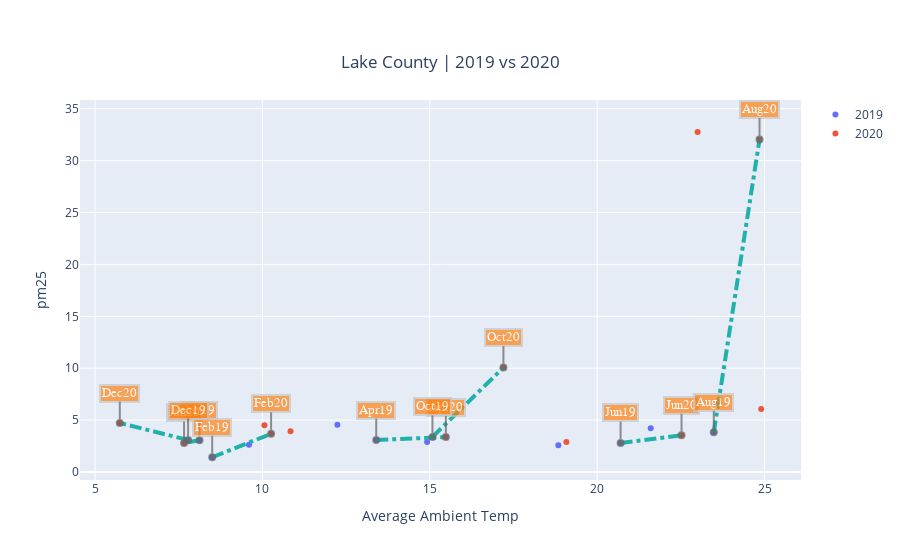

Notebook code cell kept with this figure:
### Code cell
ds1=ds1.resample('M', label='right', closed = 'right', on='date_gmt').mean().reset_index().sort_values(by='date_gmt')
ds2=ds2.resample('M', label='right', closed = 'right', on='date_gmt').mean().reset_index().sort_values(by='date_gmt')
ds01=ds01.resample('M', label='right', closed = 'right', on='date_gmt').mean().reset_index().sort_values(by='date_gmt')
ds02=ds02.resample('M', label='right', closed = 'right', on='date_gmt').mean().reset_index().sort_values(by='date_gmt')

### 2019 ###
xlist = ds2["sample_measurement"]
xlist = np.asarray(xlist)
ylist = ds02["sample_measurement"]
ylist = np.asarray(ylist)
merged_list = tuple(zip(xlist, ylist))

### 2020 ###
xlist1 = ds1["sample_measurement"]
xlist1 = np.asarray(xlist1)
ylist1 = ds01["sample_measurement"]
ylist1 = np.asarray(ylist1)
merged_list1 = tuple(zip(xlist1, ylist1))

fig= go.Figure()


fig.add_trace(go.Scatter(x=ds2["sample_measurement"], y=ds02["sample_measurement"], mode = 'markers', name="2019"))

fig.add_trace(go.Scatter(x=ds1["sample_measurement"], y=ds01["sample_measurement"], mode = 'markers', name="2020"))


month_19 = ['Jan19','Feb19','Mar19','Apr19','May19','Jun19','Jul19','Aug19','Sep19','Oct19','Nov19','Dec19']
month_20 = ['Jan20','Feb20','Mar20','Apr20','May20','Jun20','Jul20','Aug20','Sep20','Oct20','Nov20','Dec20']
num_month = [0,1,3,5,7,9,11] 

month_list = list(map(lambda x, y:(x,y), month_19, month_20)) 

for i in num_month:
    fig.add_annotation(
                x=merged_list[i][0],
                y=merged_list[i][1],
                text= month_list[i][0],
    showarrow=True,
            font=dict(
                family="Courier New, monospace",
                size=13,
                color="#ffffff"
                ),
            align="center",
            arrowhead=6,
            arrowsize=1,
            arrowwidth=2,
            arrowcolor="#636363",
            ax=0,
            ay=-30,
            bordercolor="#c7c7c7",
            borderwidth=2,
            borderpad=1,
            bgcolor="#ff7f0e",
            opacity=0.7)


    fig.add_annotation(
                x=merged_list1[i][0],
                y=merged_list1[i][1],
                text= month_list[i][1],
    showarrow=True,
            font=dict(
                family="Courier New, monospace",
                size=13,
                color="#ffffff"
                ),
            align="center",
            arrowhead=6,
            arrowsize=1,
            arrowwidth=2,
            arrowcolor="#636363",
            ax=0,
            ay=-30,
            bordercolor="#c7c7c7",
            borderwidth=2,
            borderpad=1,
            bgcolor="#ff7f0e",
            opacity=0.7)

    fig.update_annotations(visible=True)

###################################### joining corresponding months #################

for i in num_month:
    fig.add_shape(type="line",
    x0=merged_list[i][0], y0=merged_list[i][1], x1=merged_list1[i][0], y1=merged_list1[i][1],
    line=dict(
        color="LightSeaGreen",
        width=4,
        dash="dashdot",
    )
             )

####################################################################################
fig.update_layout(
    showlegend=True,
    title={
        'text': f" {county_name} | {y2} vs {y1}",
        'y':0.9,
        'x':0.5,
        'xanchor': 'center',
        'yanchor': 'top'},
    xaxis_title=f"{name0}",
    yaxis_title=f"{name}",
    annotations=[
        dict(
            xref="x",
            yref="y",
        )
    ]
)
fig.show()
fig.write_html(f"{county_name}_temp_{name}_{y2}-{y1}.html")

### Figure 1 — Plotly figure (JSON) as saved in the notebook; plotly's stock layout.template omitted (floating-point values rounded to 4 significant figures)
{"data": [{"mode": "markers", "name": "2019", "type": "scatter", "x": [8.12, 8.5, 9.6, 13.4, 14.92, 20.7, 21.6, 23.48, 18.84, 15.08, 12.24, 7.78], "y": [3.06, 1.42, 2.62, 3.08, 2.9, 2.8, 4.22, 3.817, 2.58, 3.38, 4.54, 3.08]}, {"mode": "markers", "name": "2020", "type": "scatter", "x": [7.66, 10.26, 10.84, 15.48, 19.08, 22.52, 24.9, 24.85, 23.0, 17.2, 10.06, 5.74], "y": [2.8, 3.68, 3.92, 3.36, 2.9, 3.54, 6.06, 32.03, 32.76, 10.06, 4.5, 4.72]}], "layout": {"annotations": [{"align": "center", "arrowcolor": "#636363", "arrowhead": 6, "arrowsize": 1, "arrowwidth": 2, "ax": 0, "ay": -30, "bgcolor": "#ff7f0e", "bordercolor": "#c7c7c7", "borderpad": 1, "borderwidth": 2, "font": {"color": "#ffffff", "family": "Courier New, monospace", "size": 13}, "opacity": 0.7, "showarrow": true, "text": "Jan19", "visible": true, "x": 8.12, "xref": "x", "y": 3.06, "yref": "y"}, {"align": "center", "arrowcolor": "#636363", "arrowhead": 6, "arrowsize": 1, "arrowwidth": 2, "ax": 0, "ay": -30, "bgcolor": "#ff7f0e", "bordercolor": "#c7c7c7", "borderpad": 1, "borderwidth": 2, "font": {"color": "#ffffff", "family": "Courier New, monospace", "size": 13}, "opacity": 0.7, "showarrow": true, "text": "Jan20", "visible": true, "x": 7.66, "xref": "x", "y": 2.8, "yref": "y"}, {"align": "center", "arrowcolor": "#636363", "arrowhead": 6, "arrowsize": 1, "arrowwidth": 2, "ax": 0, "ay": -30, "bgcolor": "#ff7f0e", "bordercolor": "#c7c7c7", "borderpad": 1, "borderwidth": 2, "font": {"color": "#ffffff", "family": "Courier New, monospace", "size": 13}, "opacity": 0.7, "showarrow": true, "text": "Feb19", "visible": true, "x": 8.5, "xref": "x", "y": 1.42, "yref": "y"}, {"align": "center", "arrowcolor": "#636363", "arrowhead": 6, "arrowsize": 1, "arrowwidth": 2, "ax": 0, "ay": -30, "bgcolor": "#ff7f0e", "bordercolor": "#c7c7c7", "borderpad": 1, "borderwidth": 2, "font": {"color": "#ffffff", "family": "Courier New, monospace", "size": 13}, "opacity": 0.7, "showarrow": true, "text": "Feb20", "visible": true, "x": 10.26, "xref": "x", "y": 3.68, "yref": "y"}, {"align": "center", "arrowcolor": "#636363", "arrowhead": 6, "arrowsize": 1, "arrowwidth": 2, "ax": 0, "ay": -30, "bgcolor": "#ff7f0e", "bordercolor": "#c7c7c7", "borderpad": 1, "borderwidth": 2, "font": {"color": "#ffffff", "family": "Courier New, monospace", "size": 13}, "opacity": 0.7, "showarrow": true, "text": "Apr19", "visible": true, "x": 13.4, "xref": "x", "y": 3.08, "yref": "y"}, {"align": "center", "arrowcolor": "#636363", "arrowhead": 6, "arrowsize": 1, "arrowwidth": 2, "ax": 0, "ay": -30, "bgcolor": "#ff7f0e", "bordercolor": "#c7c7c7", "borderpad": 1, "borderwidth": 2, "font": {"color": "#ffffff", "family": "Courier New, monospace", "size": 13}, "opacity": 0.7, "showarrow": true, "text": "Apr20", "visible": true, "x": 15.48, "xref": "x", "y": 3.36, "yref": "y"}, {"align": "center", "arrowcolor": "#636363", "arrowhead": 6, "arrowsize": 1, "arrowwidth": 2, "ax": 0, "ay": -30, "bgcolor": "#ff7f0e", "bordercolor": "#c7c7c7", "borderpad": 1, "borderwidth": 2, "font": {"color": "#ffffff", "family": "Courier New, monospace", "size": 13}, "opacity": 0.7, "showarrow": true, "text": "Jun19", "visible": true, "x": 20.7, "xref": "x", "y": 2.8, "yref": "y"}, {"align": "center", "arrowcolor": "#636363", "arrowhead": 6, "arrowsize": 1, "arrowwidth": 2, "ax": 0, "ay": -30, "bgcolor": "#ff7f0e", "bordercolor": "#c7c7c7", "borderpad": 1, "borderwidth": 2, "font": {"color": "#ffffff", "family": "Courier New, monospace", "size": 13}, "opacity": 0.7, "showarrow": true, "text": "Jun20", "visible": true, "x": 22.52, "xref": "x", "y": 3.54, "yref": "y"}, {"align": "center", "arrowcolor": "#636363", "arrowhead": 6, "arrowsize": 1, "arrowwidth": 2, "ax": 0, "ay": -30, "bgcolor": "#ff7f0e", "bordercolor": "#c7c7c7", "borderpad": 1, "borderwidth": 2, "font": {"color": "#ffffff", "family": "Courier New, monospace", "size": 13}, "opacity": 0.7, "showarrow": true, "text": "Aug19", "visible": true, "x": 23.48, "xref": "x", "y": 3.817, "yref": "y"}, {"align": "center", "arrowcolor": "#636363", "arrowhead": 6, "arrowsize": 1, "arrowwidth": 2, "ax": 0, "ay": -30, "bgcolor": "#ff7f0e", "bordercolor": "#c7c7c7", "borderpad": 1, "borderwidth": 2, "font": {"color": "#ffffff", "family": "Courier New, monospace", "size": 13}, "opacity": 0.7, "showarrow": true, "text": "Aug20", "visible": true, "x": 24.85, "xref": "x", "y": 32.03, "yref": "y"}, {"align": "center", "arrowcolor": "#636363", "arrowhead": 6, "arrowsize": 1, "arrowwidth": 2, "ax": 0, "ay": -30, "bgcolor": "#ff7f0e", "bordercolor": "#c7c7c7", "borderpad": 1, "borderwidth": 2, "font": {"color": "#ffffff", "family": "Courier New, monospace", "size": 13}, "opacity": 0.7, "showarrow": true, "text": "Oct19", "visible": true, "x": 15.08, "xref": "x", "y": 3.38, "yref": "y"}, {"align": "center", "arrowcolor": "#636363", "arrowhead": 6, "arrowsize": 1, "arrowwidth": 2, "ax": 0, "ay": -30, "bgcolor": "#ff7f0e", "bordercolor": "#c7c7c7", "borderpad": 1, "borderwidth": 2, "font": {"color": "#ffffff", "family": "Courier New, monospace", "size": 13}, "opacity": 0.7, "showarrow": true, "text": "Oct20", "visible": true, "x": 17.2, "xref": "x", "y": 10.06, "yref": "y"}, {"align": "center", "arrowcolor": "#636363", "arrowhead": 6, "arrowsize": 1, "arrowwidth": 2, "ax": 0, "ay": -30, "bgcolor": "#ff7f0e", "bordercolor": "#c7c7c7", "borderpad": 1, "borderwidth": 2, "font": {"color": "#ffffff", "family": "Courier New, monospace", "size": 13}, "opacity": 0.7, "showarrow": true, "text": "Dec19", "visible": true, "x": 7.78, "xref": "x", "y": 3.08, "yref": "y"}, {"align": "center", "arrowcolor": "#636363", "arrowhead": 6, "arrowsize": 1, "arrowwidth": 2, "ax": 0, "ay": -30, "bgcolor": "#ff7f0e", "bordercolor": "#c7c7c7", "borderpad": 1, "borderwidth": 2, "font": {"color": "#ffffff", "family": "Courier New, monospace", "size": 13}, "opacity": 0.7, "showarrow": true, "text": "Dec20", "visible": true, "x": 5.74, "xref": "x", "y": 4.72, "yref": "y"}], "shapes": [{"line": {"color": "LightSeaGreen", "dash": "dashdot", "width": 4}, "type": "line", "x0": 8.12, "x1": 7.66, "y0": 3.06, "y1": 2.8}, {"line": {"color": "LightSeaGreen", "dash": "dashdot", "width": 4}, "type": "line", "x0": 8.5, "x1": 10.26, "y0": 1.42, "y1": 3.68}, {"line": {"color": "LightSeaGreen", "dash": "dashdot", "width": 4}, "type": "line", "x0": 13.4, "x1": 15.48, "y0": 3.08, "y1": 3.36}, {"line": {"color": "LightSeaGreen", "dash": "dashdot", "width": 4}, "type": "line", "x0": 20.7, "x1": 22.52, "y0": 2.8, "y1": 3.54}, {"line": {"color": "LightSeaGreen", "dash": "dashdot", "width": 4}, "type": "line", "x0": 23.48, "x1": 24.85, "y0": 3.817, "y1": 32.03}, {"line": {"color": "LightSeaGreen", "dash": "dashdot", "width": 4}, "type": "line", "x0": 15.08, "x1": 17.2, "y0": 3.38, "y1": 10.06}, {"line": {"color": "LightSeaGreen", "dash": "dashdot", "width": 4}, "type": "line", "x0": 7.78, "x1": 5.74, "y0": 3.08, "y1": 4.72}], "showlegend": true, "title": {"text": " Lake County | 2019 vs 2020", "x": 0.5, "xanchor": "center", "y": 0.9, "yanchor": "top"}, "xaxis": {"title": {"text": "Average Ambient Temp"}}, "yaxis": {"title": {"text": "pm25"}}}}
